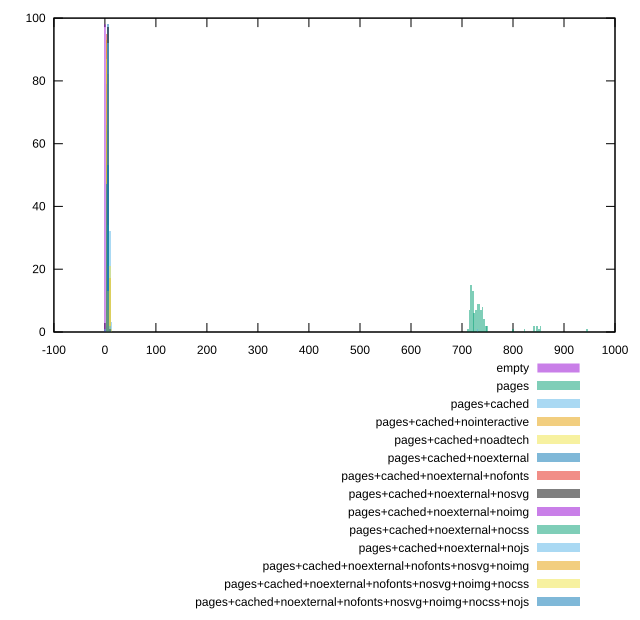

Write gnuplot code to recreate this figure.
reset
set terminal svg size 640, 620 enhanced background rgb 'white'
set output "report_00007_2020-12-11T15:55:29.892Z/network-server-latency/comparison/histogram/all_raw.svg"

$empty <<EOF
6.57286480733709 1
0 99
EOF

$pages <<EOF
946.4925322565409 1
739.4472908254226 8
732.8744260180855 9
742.7337232290911 2
736.160858421754 10
719.7286964034113 18
713.1558315960742 5
723.0151288070799 10
821.6081009171362 1
729.587993614417 9
746.0201556327597 3
716.4422639997427 8
749.3065880364283 3
841.3266953391475 2
726.3015612107484 5
847.8995601464845 2
801.8895064951249 1
851.1859925501531 1
854.4724249538217 2
EOF

$pagesCached <<EOF
729.587993614417 1
9.859297211005634 30
6.57286480733709 68
13.14572961467418 1
EOF

$pagesCachedNointeractive <<EOF
6.57286480733709 85
9.859297211005634 11
3.286432403668545 4
EOF

$pagesCachedNoadtech <<EOF
6.57286480733709 84
9.859297211005634 15
3.286432403668545 1
EOF

$pagesCachedNoexternal <<EOF
6.57286480733709 96
3.286432403668545 4
EOF

$pagesCachedNoexternalNofonts <<EOF
6.57286480733709 2
3.286432403668545 98
EOF

$pagesCachedNoexternalNosvg <<EOF
6.57286480733709 94
3.286432403668545 6
EOF

$pagesCachedNoexternalNoimg <<EOF
3.286432403668545 84
6.57286480733709 16
EOF

$pagesCachedNoexternalNocss <<EOF
3.286432403668545 81
6.57286480733709 19
EOF

$pagesCachedNoexternalNojs <<EOF
6.57286480733709 93
3.286432403668545 6
0 1
EOF

$pagesCachedNoexternalNofontsNosvgNoimg <<EOF
3.286432403668545 97
6.57286480733709 3
EOF

$pagesCachedNoexternalNofontsNosvgNoimgNocss <<EOF
3.286432403668545 92
6.57286480733709 8
EOF

$pagesCachedNoexternalNofontsNosvgNoimgNocssNojs <<EOF
6.57286480733709 34
3.286432403668545 66
EOF

set key outside below
set boxwidth 3.286432403668545
set yrange [0:100]
set style fill transparent solid 0.5 noborder

plot \
  $empty title "empty" with boxes, \
  $pages title "pages" with boxes, \
  $pagesCached title "pages+cached" with boxes, \
  $pagesCachedNointeractive title "pages+cached+nointeractive" with boxes, \
  $pagesCachedNoadtech title "pages+cached+noadtech" with boxes, \
  $pagesCachedNoexternal title "pages+cached+noexternal" with boxes, \
  $pagesCachedNoexternalNofonts title "pages+cached+noexternal+nofonts" with boxes, \
  $pagesCachedNoexternalNosvg title "pages+cached+noexternal+nosvg" with boxes, \
  $pagesCachedNoexternalNoimg title "pages+cached+noexternal+noimg" with boxes, \
  $pagesCachedNoexternalNocss title "pages+cached+noexternal+nocss" with boxes, \
  $pagesCachedNoexternalNojs title "pages+cached+noexternal+nojs" with boxes, \
  $pagesCachedNoexternalNofontsNosvgNoimg title "pages+cached+noexternal+nofonts+nosvg+noimg" with boxes, \
  $pagesCachedNoexternalNofontsNosvgNoimgNocss title "pages+cached+noexternal+nofonts+nosvg+noimg+nocss" with boxes, \
  $pagesCachedNoexternalNofontsNosvgNoimgNocssNojs title "pages+cached+noexternal+nofonts+nosvg+noimg+nocss+nojs" with boxes, \


reset
